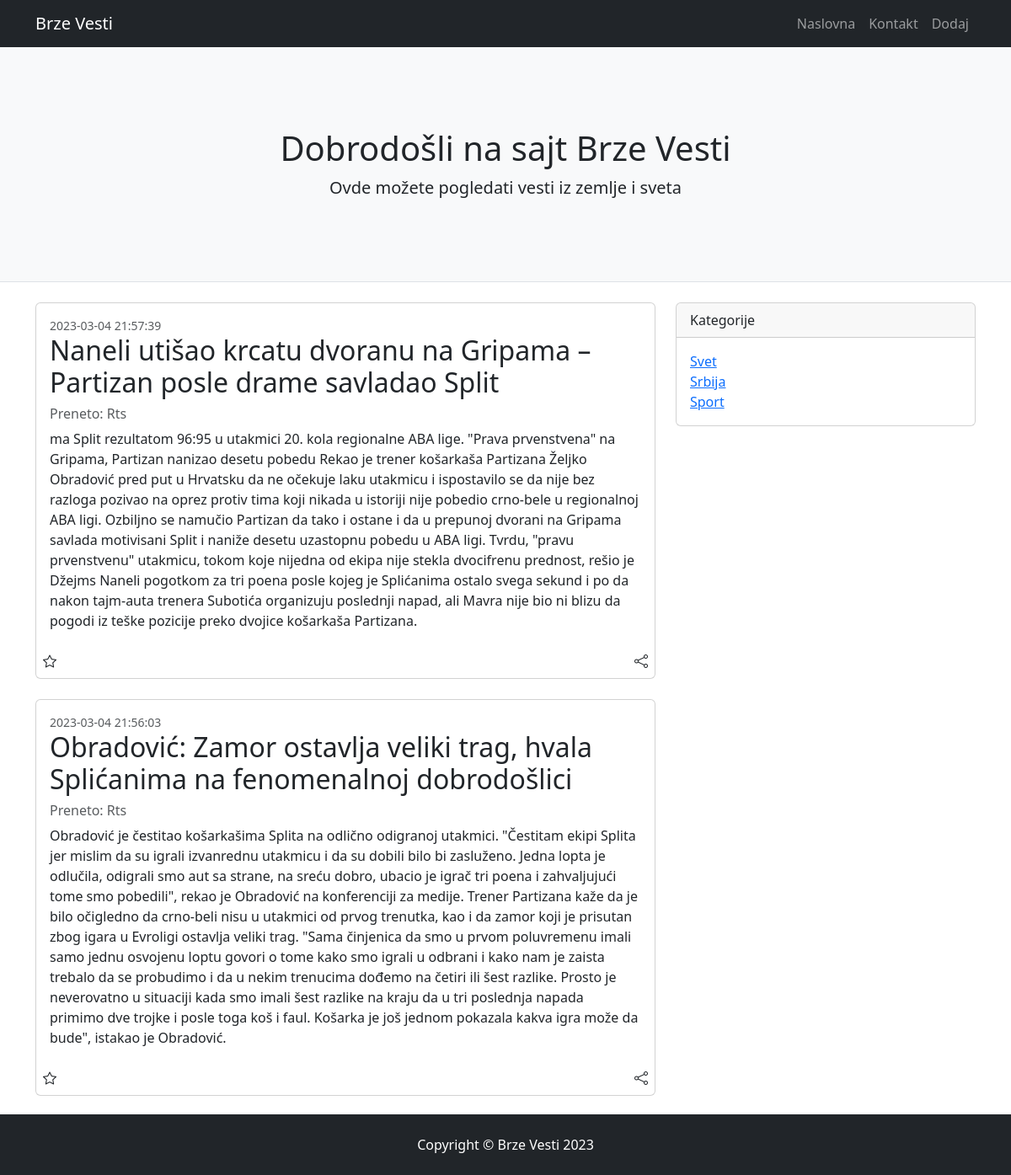
The page / on the database its author committed.
### tables this page shows
CREATE TABLE `vesti` (
  `id` int NOT NULL,
  `naslov` varchar(255) NOT NULL,
  `tekst` mediumtext NOT NULL,
  `autor` varchar(255) NOT NULL,
  `kreirano` timestamp NOT NULL DEFAULT CURRENT_TIMESTAMP
);

### index.php (the view, shortened to what this page needs)
<?php
require 'config/db_connect.php';
$sql = 'SELECT naslov, tekst, autor, id, kreirano FROM vesti ORDER BY kreirano DESC';
$rezultat = mysqli_query($conn, $sql);
$vesti = mysqli_fetch_all($rezultat, MYSQLI_ASSOC);
?>
<?php include 'templates/header.php'; ?>
<?php include 'templates/navbar.php'; ?>
<header class="py-5 bg-light border-bottom mb-4">
    <div class="container">
        <div class="text-center my-5">
            <h1>Dobrodošli na sajt Brze Vesti</h1>
            <p class="lead mb-0">Ovde možete pogledati vesti iz zemlje i sveta</p>
        </div>
    </div>
</header>
<div class="container" style="position: relative; padding-bottom: 70px;">
    <div class="row">
        <div class="col-lg-8">
            <?php foreach ($vesti as $vest) : ?>
                <div class="card mb-4">
                    <div class="card-body">
                        <div class="small text-muted"><?php echo htmlspecialchars($vest['kreirano']) ?></div>
                        <h2 class="card-title"><?php echo htmlspecialchars($vest['naslov']) ?></h2>
                        <h6 class="text-muted"><?php echo htmlspecialchars($vest['autor']) ?></h6>
                        <p class="card-text"><?php echo htmlspecialchars($vest['tekst']) ?></p>
                    </div>
                    <div class="d-flex flex-row justify-content-between">
                        <div class="ml-auto p-2"><i class="bi bi-star"></i></div>
                        <div class="p-2"><i class="bi bi-share"></i></div>
                    </div>
                </div>
            <?php endforeach; ?>
        </div>
        <div class="col-lg-4">
            <?php include 'templates/sidebar.php'; ?>
        </div>
    </div>
</div>
<?php include 'templates/footer.php'; ?>
</html>

### templates/header.php (shortened to what this page needs)
<!DOCTYPE html>
<html lang="en">
<head>
    <link rel="stylesheet" href="https://cdn.jsdelivr.net/npm/bootstrap-icons@1.10.3/font/bootstrap-icons.css">
    <link rel="stylesheet" href="css/bootstrap.css">
</head>
<body>

### templates/navbar.php (shortened to what this page needs)
<nav class="navbar sticky-top navbar-expand-lg navbar-dark bg-dark">
    <div class="container">
        <a class="navbar-brand" href="index.php">Brze Vesti</a>
        <div class="collapse navbar-collapse" id="navbarSupportedContent">
            <ul class="navbar-nav ms-auto mb-2 mb-lg-0">
                <li class="nav-item"><a class="nav-link" href="index.php">Naslovna</a></li>
                <li class="nav-item"><a class="nav-link" href="#">Kontakt</a></li>
                <li class="nav-item"><a class="nav-link" href="dodaj.php">Dodaj</a></li>
            </ul>
        </div>
    </div>
</nav>

### templates/sidebar.php
<div class="card mb-4">
    <div class="card-header">Kategorije</div>
    <div class="card-body">
        <div class="row">
            <div>
                <ul class="list-unstyled mb-0">
                    <li><a href="#!">Svet</a></li>
                    <li><a href="#!">Srbija</a></li>
                    <li><a href="#!">Sport</a></li>
                </ul>
            </div>
        </div>
    </div>
</div>

### templates/footer.php (shortened to what this page needs)
<footer class="footer fixed-bottom py-4 mt-5 bg-dark">
    <div class="container">
        <p class="m-0 text-center text-white ">Copyright &copy; Brze Vesti <?php echo date('Y') ?></p>
    </div>
</footer>
</body>

### rows shown on the page
vesti: kreirano "2023-03-04 21:57:39", naslov "Naneli utišao krcatu dvoranu na Gripama – Partizan posle drame savladao Split", autor "Preneto: Rts", tekst "ma Split rezultatom 96:95 u utakmici 20. kola regionalne ABA lige. \"Prava prvenstvena\" na Gripama, Partizan nanizao desetu pobedu Rekao je trener košarkaša Partizana Željko Obradović pred put u Hrvatsku da ne očekuje laku utakmicu i ispostavilo se da nije bez razloga pozivao na oprez protiv tima koji nikada u istoriji nije pobedio crno-bele u regionalnoj ABA ligi. Ozbiljno se namučio Partizan da tako i ostane i da u prepunoj dvorani na Gripama savlada motivisani Split i naniže desetu uzastopnu pobedu u ABA ligi. Tvrdu, \"pravu prvenstvenu\" utakmicu, tokom koje nijedna od ekipa nije stekla dvocifrenu prednost, rešio je Džejms Naneli pogotkom za tri poena posle kojeg je Splićanima ostalo svega…"
vesti: kreirano "2023-03-04 21:56:03", naslov "Obradović: Zamor ostavlja veliki trag, hvala Splićanima na fenomenalnoj dobrodošlici", autor "Preneto: Rts", tekst "Obradović je čestitao košarkašima Splita na odlično odigranoj utakmici. \"Čestitam ekipi Splita jer mislim da su igrali izvanrednu utakmicu i da su dobili bilo bi zasluženo. Jedna lopta je odlučila, odigrali smo aut sa strane, na sreću dobro, ubacio je igrač tri poena i zahvaljujući tome smo pobedili\", rekao je Obradović na konferenciji za medije. Trener Partizana kaže da je bilo očigledno da crno-beli nisu u utakmici od prvog trenutka, kao i da zamor koji je prisutan zbog igara u Evroligi ostavlja veliki trag. \"Sama činjenica da smo u prvom poluvremenu imali samo jednu osvojenu loptu govori o tome kako smo igrali u odbrani i kako nam je zaista trebalo da se probudimo i da u nekim trenucima…"
